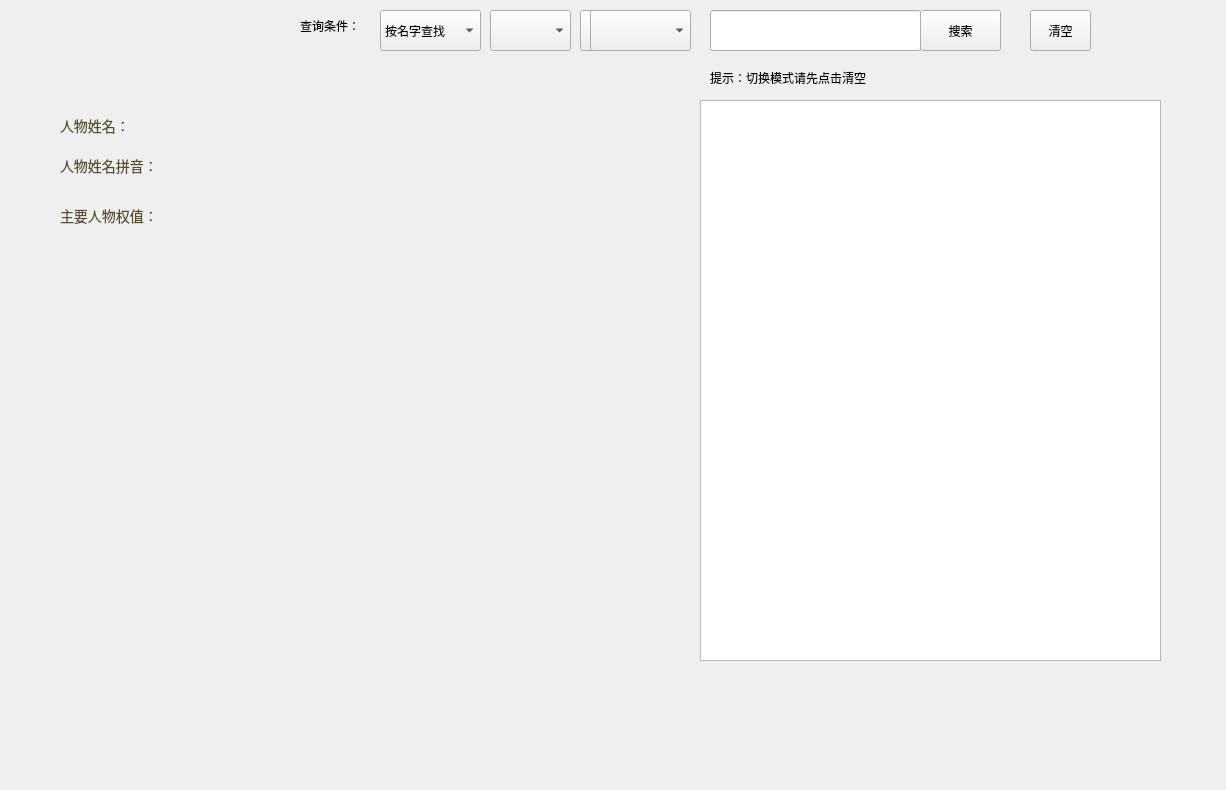
<?xml version="1.0" encoding="UTF-8"?>
<ui version="4.0">
 <class>PersonInfo</class>
 <widget class="QDialog" name="PersonInfo">
  <property name="geometry">
   <rect>
    <x>0</x>
    <y>0</y>
    <width>1226</width>
    <height>790</height>
   </rect>
  </property>
  <property name="windowTitle">
   <string>Dialog</string>
  </property>
  <widget class="QToolButton" name="sobtn">
   <property name="geometry">
    <rect>
     <x>920</x>
     <y>10</y>
     <width>81</width>
     <height>41</height>
    </rect>
   </property>
   <property name="text">
    <string>搜索</string>
   </property>
  </widget>
  <widget class="QLabel" name="showpic">
   <property name="geometry">
    <rect>
     <x>390</x>
     <y>100</y>
     <width>291</width>
     <height>351</height>
    </rect>
   </property>
   <property name="styleSheet">
    <string notr="true"/>
   </property>
   <property name="text">
    <string/>
   </property>
  </widget>
  <widget class="QTextEdit" name="pertext">
   <property name="geometry">
    <rect>
     <x>700</x>
     <y>100</y>
     <width>461</width>
     <height>561</height>
    </rect>
   </property>
  </widget>
  <widget class="QLineEdit" name="search">
   <property name="geometry">
    <rect>
     <x>710</x>
     <y>10</y>
     <width>211</width>
     <height>41</height>
    </rect>
   </property>
  </widget>
  <widget class="QComboBox" name="selectper">
   <property name="geometry">
    <rect>
     <x>580</x>
     <y>10</y>
     <width>101</width>
     <height>41</height>
    </rect>
   </property>
  </widget>
  <widget class="QComboBox" name="selectper_2">
   <property name="geometry">
    <rect>
     <x>380</x>
     <y>10</y>
     <width>101</width>
     <height>41</height>
    </rect>
   </property>
   <item>
    <property name="text">
     <string>按名字查找</string>
    </property>
   </item>
   <item>
    <property name="text">
     <string>按ID查找</string>
    </property>
   </item>
   <item>
    <property name="text">
     <string>按子代数查找</string>
    </property>
   </item>
  </widget>
  <widget class="QLabel" name="label">
   <property name="geometry">
    <rect>
     <x>300</x>
     <y>10</y>
     <width>71</width>
     <height>31</height>
    </rect>
   </property>
   <property name="text">
    <string>查询条件：</string>
   </property>
  </widget>
  <widget class="QComboBox" name="selectper_31">
   <property name="geometry">
    <rect>
     <x>490</x>
     <y>10</y>
     <width>81</width>
     <height>41</height>
    </rect>
   </property>
  </widget>
  <widget class="QLabel" name="tip">
   <property name="geometry">
    <rect>
     <x>710</x>
     <y>70</y>
     <width>391</width>
     <height>16</height>
    </rect>
   </property>
   <property name="text">
    <string>提示：切换模式请先点击清空</string>
   </property>
  </widget>
  <widget class="QToolButton" name="clearbtn">
   <property name="geometry">
    <rect>
     <x>1030</x>
     <y>10</y>
     <width>61</width>
     <height>41</height>
    </rect>
   </property>
   <property name="text">
    <string>清空</string>
   </property>
  </widget>
  <widget class="QComboBox" name="selectper_4">
   <property name="geometry">
    <rect>
     <x>590</x>
     <y>10</y>
     <width>101</width>
     <height>41</height>
    </rect>
   </property>
  </widget>
  <widget class="QLabel" name="namelabe">
   <property name="geometry">
    <rect>
     <x>60</x>
     <y>110</y>
     <width>91</width>
     <height>31</height>
    </rect>
   </property>
   <property name="styleSheet">
    <string notr="true">font-size:14px;
color: rgb(90, 77, 45);</string>
   </property>
   <property name="text">
    <string>人物姓名：</string>
   </property>
  </widget>
  <widget class="QLabel" name="weightlabe">
   <property name="geometry">
    <rect>
     <x>60</x>
     <y>200</y>
     <width>141</width>
     <height>31</height>
    </rect>
   </property>
   <property name="styleSheet">
    <string notr="true">font-size:14px;
color: rgb(90, 77, 45);</string>
   </property>
   <property name="text">
    <string>主要人物权值：</string>
   </property>
  </widget>
  <widget class="QLabel" name="name_2">
   <property name="geometry">
    <rect>
     <x>60</x>
     <y>150</y>
     <width>141</width>
     <height>31</height>
    </rect>
   </property>
   <property name="styleSheet">
    <string notr="true">font-size:14px;
color: rgb(90, 77, 45);</string>
   </property>
   <property name="text">
    <string>人物姓名拼音：</string>
   </property>
  </widget>
  <widget class="QLabel" name="name">
   <property name="geometry">
    <rect>
     <x>150</x>
     <y>110</y>
     <width>91</width>
     <height>31</height>
    </rect>
   </property>
   <property name="styleSheet">
    <string notr="true">font-size:20px;
color: rgb(78, 11, 5);
font-weight:bold;</string>
   </property>
   <property name="text">
    <string/>
   </property>
  </widget>
  <widget class="QLabel" name="pingyin">
   <property name="geometry">
    <rect>
     <x>190</x>
     <y>150</y>
     <width>91</width>
     <height>31</height>
    </rect>
   </property>
   <property name="styleSheet">
    <string notr="true">font-size:20px;
color: rgb(78, 11, 5);
</string>
   </property>
   <property name="text">
    <string/>
   </property>
  </widget>
  <widget class="QLabel" name="weight">
   <property name="geometry">
    <rect>
     <x>170</x>
     <y>200</y>
     <width>91</width>
     <height>31</height>
    </rect>
   </property>
   <property name="styleSheet">
    <string notr="true">font-size:20px;
color: rgb(78, 11, 5);
</string>
   </property>
   <property name="text">
    <string/>
   </property>
  </widget>
 </widget>
 <resources/>
 <connections/>
</ui>
